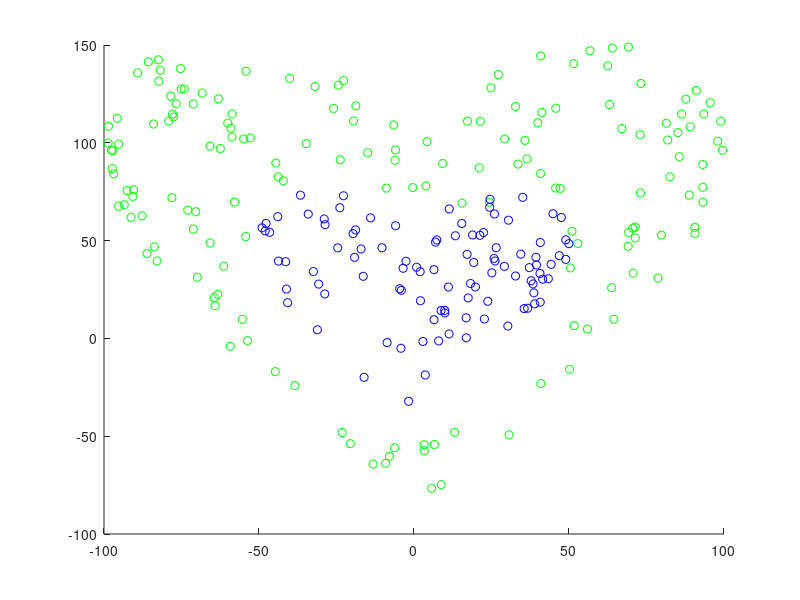

MATLAB code to generate this figure: (Note: this script raises an error after producing the figure.)
data = load('data.txt');

y = data(:, end);
m = length(y);
X = [ones(m, 1) data(:, 1: end - 1)];


z = find(y == 0);
o = find(y == 1);

%*********Plotting Data**********
hold on;
plot(X(o, 2), X(o, 3), 'go');
plot(X(z, 2), X(z, 3), 'bo');

%********************************

%*******Mapping**********
%Creating Polynomial features

X = mapping(X(:, 2), X(:, 3));
%************************

%*********Normalization**********

%*******************************

n = size(X, 2); %number of features including ones.
theta_init = zeros(n, 1);
lambda = 1;

[cost, grad] = costFunction(theta_init, X, y, lambda);

options = optimset('GradObj', 'on', 'MaxIter', 600);
[theta, J] = fminunc(@(t)(costFunction(t, X, y, lambda)), theta_init, options);

%*************FinalPlot***************
u = linspace(min(X(:,2)), max(X(:,2)));
v = linspace(min(X(:,3)), max(X(:,3)));

z = zeros(length(u), length(v));
% Evaluate z = theta*x over the grid
for i = 1:length(u)
    for j = 1:length(v)
        z(i,j) = mapping(u(i), v(j))*theta;
    end
end
z = z'; % important to transpose z before calling contour

% Plot z = 0
% Notice you need to specify the range [0, 0]
contour(u, v, z, [0, 0], 'LineWidth', 2,'r');
hold off;